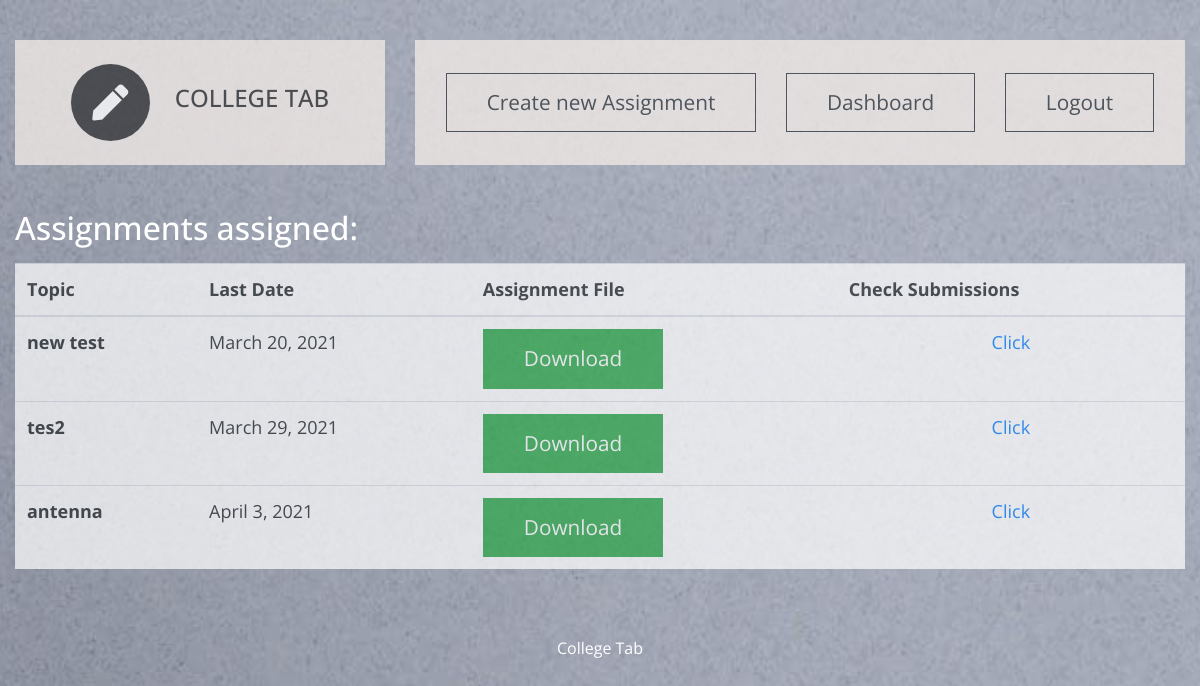
The page /t_dashboard/t_sub_assign/2/IT-602/1 (signed in) on the database as committed earlier.
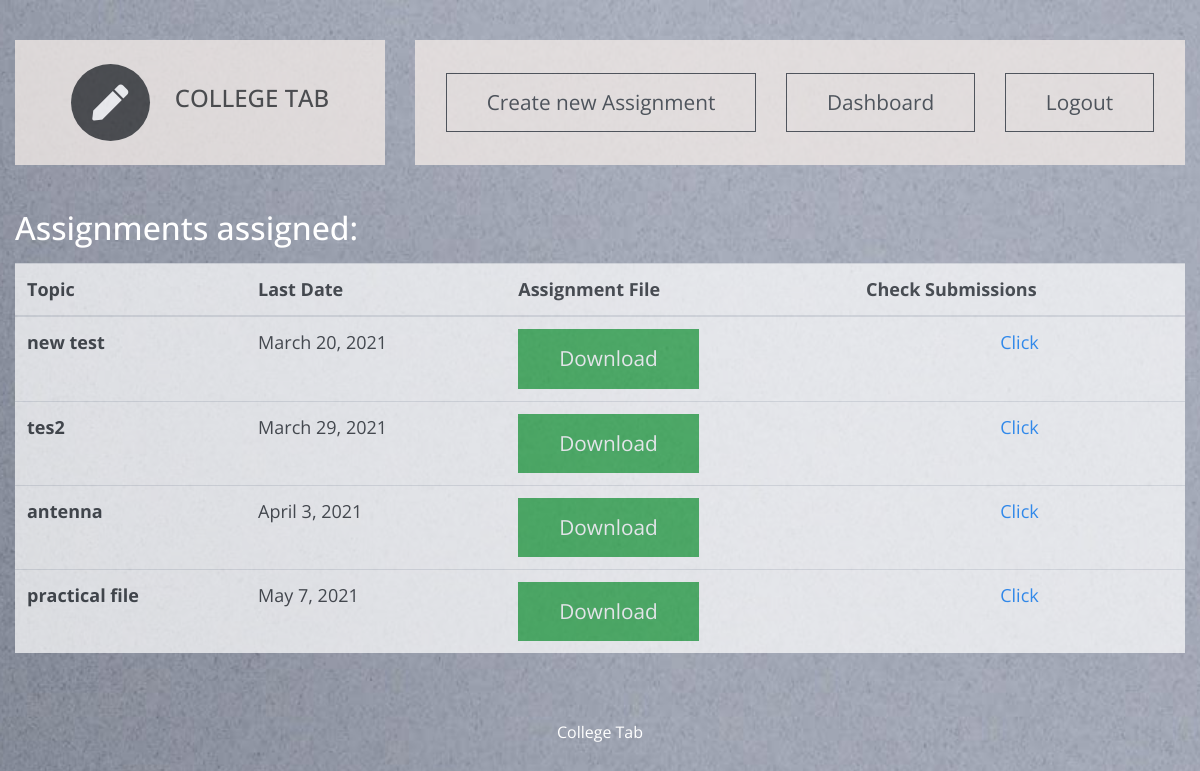
The same page on the database as committed later.
### ctapp/models.py (models this page shows, shortened)
class assignment(models.Model):
    c_id  = models.ForeignKey(Class,on_delete=models.CASCADE)   #class id
    s_id = models.ForeignKey(subject,on_delete=models.CASCADE)  #subject id
    t_id = models.ForeignKey(teacher,on_delete=models.CASCADE)  #teacher id
    topic = models.CharField(max_length=50)
    last_date = models.DateField()
    assignfile = models.FileField(upload_to=get_directory_for_assignment_details,default="p.pdf")

### ctapp/views.py (the view, shortened to what this page needs)
# urls.py: path('t_sub_assign/<int:id>/<str:sub_id>/<int:class_id>', views.teacher_subject_assign,name='t_subject_assignment_list'),#list of assign
@login_required(login_url='t_login/')
def teacher_subject_assign(request, id, sub_id,class_id):           # to list assignements given subject and class
    form = AssignCreateForm()
    template = loader.get_template('teacher dashboard assignments.html')
    print(id,sub_id,class_id)
    current_teacher = teacher.objects.get(id=id)
    current_subject = subject.objects.get(subject_code=sub_id)
    current_class=Class.objects.get(id=class_id)
    assignment_list = get_assignment_teacher(current_subject,current_teacher)
    context = {'teacher':current_teacher,'assignment_list':assignment_list,'subject':current_subject,'class':current_class,'form':form}
    return HttpResponse(template.render(context, request))

### ctapp/views.py (called while the page is built)
def get_assignment_teacher(current_subject,current_teacher):
    try:
        return assignment.objects.filter(t_id=current_teacher).filter(s_id=current_subject)
    except teacher_assign.DoesNotExist:
        return False

### ctapp/templates/teacher dashboard assignments.html (shortened to what this page needs)
<!DOCTYPE html>
<html lang="en">
{% load static %}
{% load widget_tweaks %}
  <head>
    <link rel="stylesheet" href="{% static 'css/all.min.css' %}" />
    <link rel="stylesheet" href="{% static 'css/bootstrap.min.css' %}" />
    <link rel="stylesheet" href="{% static 'css/templatemo-style.css' %}" />
  </head>
  <body id="assignmentPage">
    <div class="parallax-window" data-parallax="scroll" data-image-src="{% static 'img/assignments.jpg' %}">
      <div class="container-fluid">
        <div class="row tm-brand-row">
          <div class="col-lg-4 col-11">
            <div class="tm-brand-container tm-bg-white-transparent">
              <i class="fas fa-2x fa-pen tm-brand-icon"></i>
              <div class="tm-brand-texts">
                <h1 class="text-uppercase tm-brand-name">College Tab</h1>
              </div>
            </div>
          </div>
          <div class="col-lg-8 col-1">
            <div class="tm-nav">
              <nav
                class="navbar navbar-expand-lg navbar-light tm-bg-white-transparent tm-navbar">
                <div class="collapse navbar-collapse" id="navbarNav">
                  <ul class="navbar-nav">
                    <li class="nav-item">
                        <button data-toggle="collapse" data-target="#uploader" class="btn btn-outline-dark">Create new Assignment</a>
                    </li>
                    <li class="nav-item">
                      <a href="{% url 'teacher:t_db' teacher.id %}" class="btn btn-outline-dark">
                        Dashboard
                      </a>
                    </li>
                    <li class="nav-item">
                      <a href="{% url 't_logout' %}" class="btn btn-outline-dark">
                        Logout
                      </a>
                    </li>
                  </ul>
                </div>
              </nav>
            </div>
          </div>
        </div>
        <section class="row" id="tmServices">
            <div class="col-12">
              <p><h2 style="color:white;">Assignments assigned:</h2></p>
                  <div id="assignments">
                    <table class="table table-hover">
                      <thead>
                        <tr>
                          <th scope="col">Topic</th>
                          <th scope="col">Last Date</th>
                          <th scope="col">Assignment File</th>
                          <th scope="col">Check Submissions</th>
                        </tr>
                      </thead>
                      <tbody>
                        {% for a in assignment_list %}
                        <tr>
                          <th scope="row">{{a.topic}}</th>
                          <td>{{a.last_date}}</td>
                          <td><a href="{{ a.assignfile.url }}" download class="btn btn-success assign_btn">Download</a></td>
                          <td class="text-center"><a href="{% url 'teacher:t_assign_submit' a.id %}">Click</a></td>
                        </tr>
                        {% endfor %}
                      </tbody>
                    </table>
                  </div>
            </div>
        </section>
         <footer class="row">
            <p class="col-12 text-white text-center tm-copyright-text">
              College Tab
            </p>
          </footer>
        </div>
      </div>
    </body>
  </html>

Rows that differ between the two databases and show on the page:
added assignment: topic "practical file", last_date "May 7, 2021"
